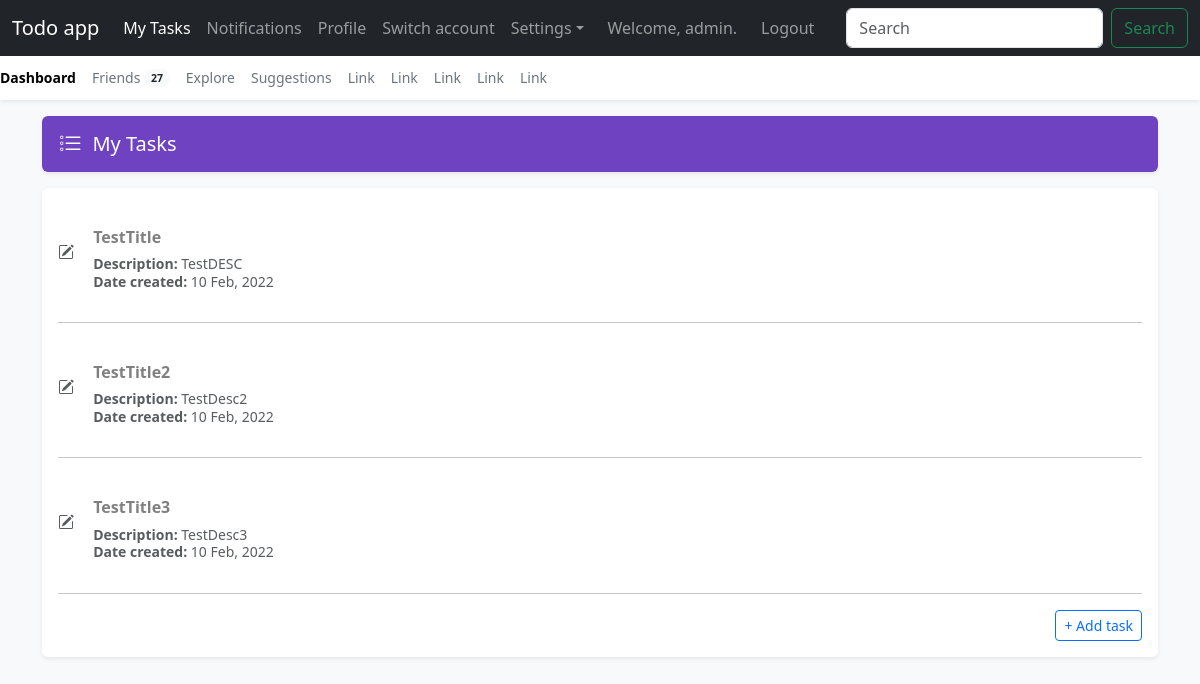
Before: /tasks/ (signed in) with the older database file.
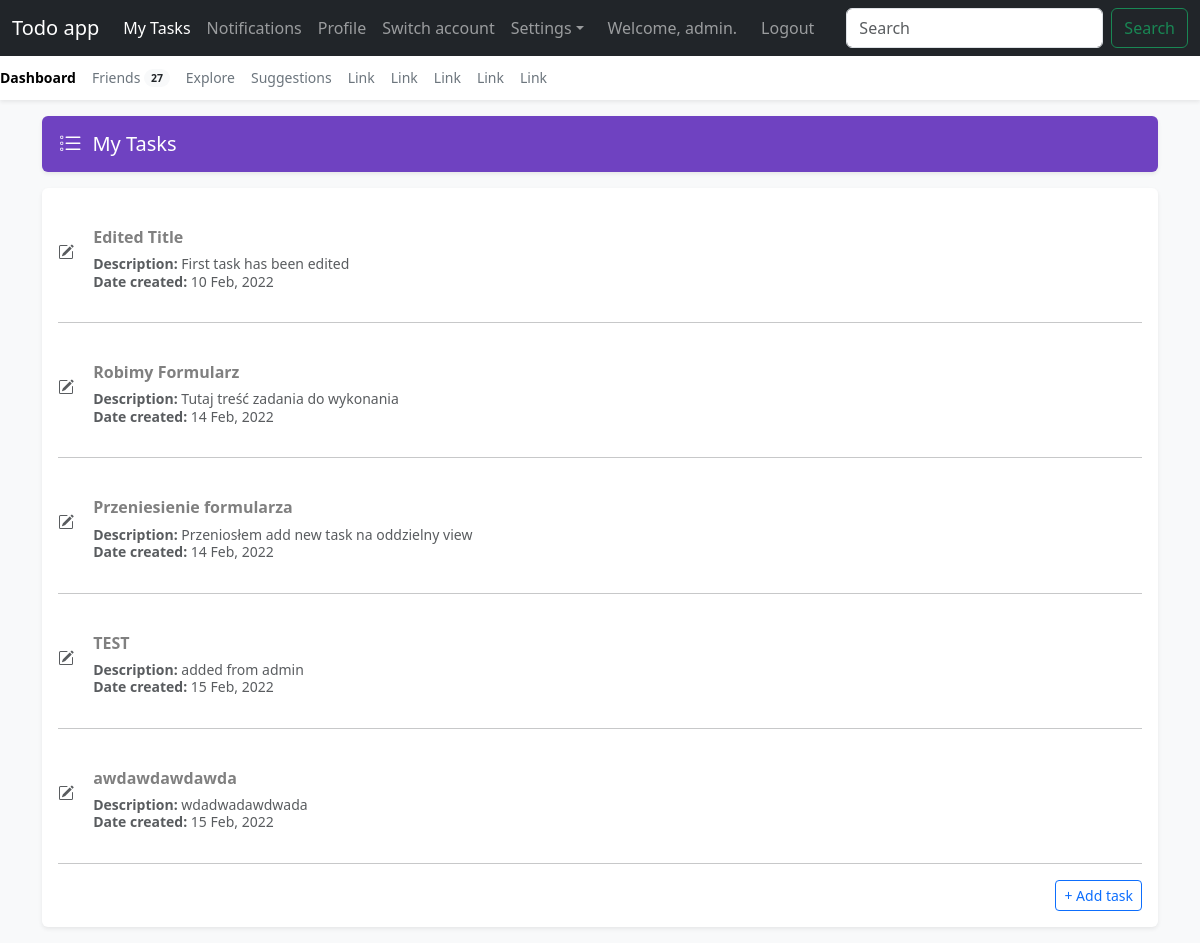
After: the same page with the newer database file.
### todo_apps/models.py (models this page shows, shortened)
class Task(models.Model):
    text_title = models.CharField(max_length=200)
    text_desc = models.TextField(max_length=10000, default='')
    date_added = models.DateTimeField(auto_now_add=True)
    owner = models.ForeignKey(User, on_delete=models.CASCADE)

### todo_apps/views.py (the view)
# urls.py: path('tasks/', views.tasks, name='tasks'),
@login_required
def tasks(request):
    tasks = Task.objects.filter(owner=request.user).order_by('date_added')
    if request.method != 'POST':
        form = TaskForm()
    else:
        form = TaskForm(request.POST)
        if form.is_valid():
            form.save()
            return redirect('todo_apps:tasks')
    context = {'tasks': tasks}
    return render(request, 'todo_apps/tasks.html', context)

### todo_apps/templates/todo_apps/tasks.html (shortened to what this page needs)
{% extends "todo_apps/base.html" %}
{% block content %}
<main class="container">
    <div class="d-flex align-items-center p-3 my-3 text-white bg-purple rounded shadow-sm">
        <div class="lh-1">
            <h1 class="h5 mb-0 text-white lh-1">My Tasks</h1>
        </div>
    </div>
    <div class="my-3 p-3 bg-body rounded shadow-sm">
        {% for task in tasks %}
            <div class="d-flex text-muted pt-4">
            <p class="pb-3 mb-0 small lh-sm" hx-trigger="click" hx-get="{% url 'todo_apps:edit_task' task.id %}" hx-target="#dialog">
                <a class="myBtn d-block text-decoration-none task-item h6"><strong>{{ task.text_title }}</strong></a>
                <strong>Description:</strong> {{ task.text_desc }}<br/>
                <strong>Date created:</strong> {{ task.date_added | date:'d M, Y' }}
            </p>
            </div>
            <hr style="background-color: #dee2e6 1px solid">
        {% empty %}
            <p>No tasks added!</p>
        {% endfor %}
        <div class="d-block text-end mt-3">
            <button class="myBtn btn btn-outline-primary btn-sm" hx-get="{% url 'todo_apps:new_task' %}" hx-target="#dialog">+ Add task</a></button>
        </div>
    </div>
    </main>
{% endblock content %}

Changed rows visible on the page:
removed Task: text_title "TestTitle2", text_desc "TestDesc2", date_added "10 Feb, 2022"
removed Task: text_title "TestTitle3", text_desc "TestDesc3", date_added "10 Feb, 2022"
changed Task: text_title "TestTitle" → "Edited Title"; text_desc "TestDESC" → "First task has been edited"
added Task: text_title "Robimy Formularz", text_desc "Tutaj treść zadania do wykonania", date_added "14 Feb, 2022"
added Task: text_title "Przeniesienie formularza", text_desc "Przeniosłem add new task na oddzielny view", date_added "14 Feb, 2022"
added Task: text_title "TEST", text_desc "added from admin", date_added "15 Feb, 2022"
added Task: text_title "awdawdawdawda", text_desc "wdadwadawdwada", date_added "15 Feb, 2022"
